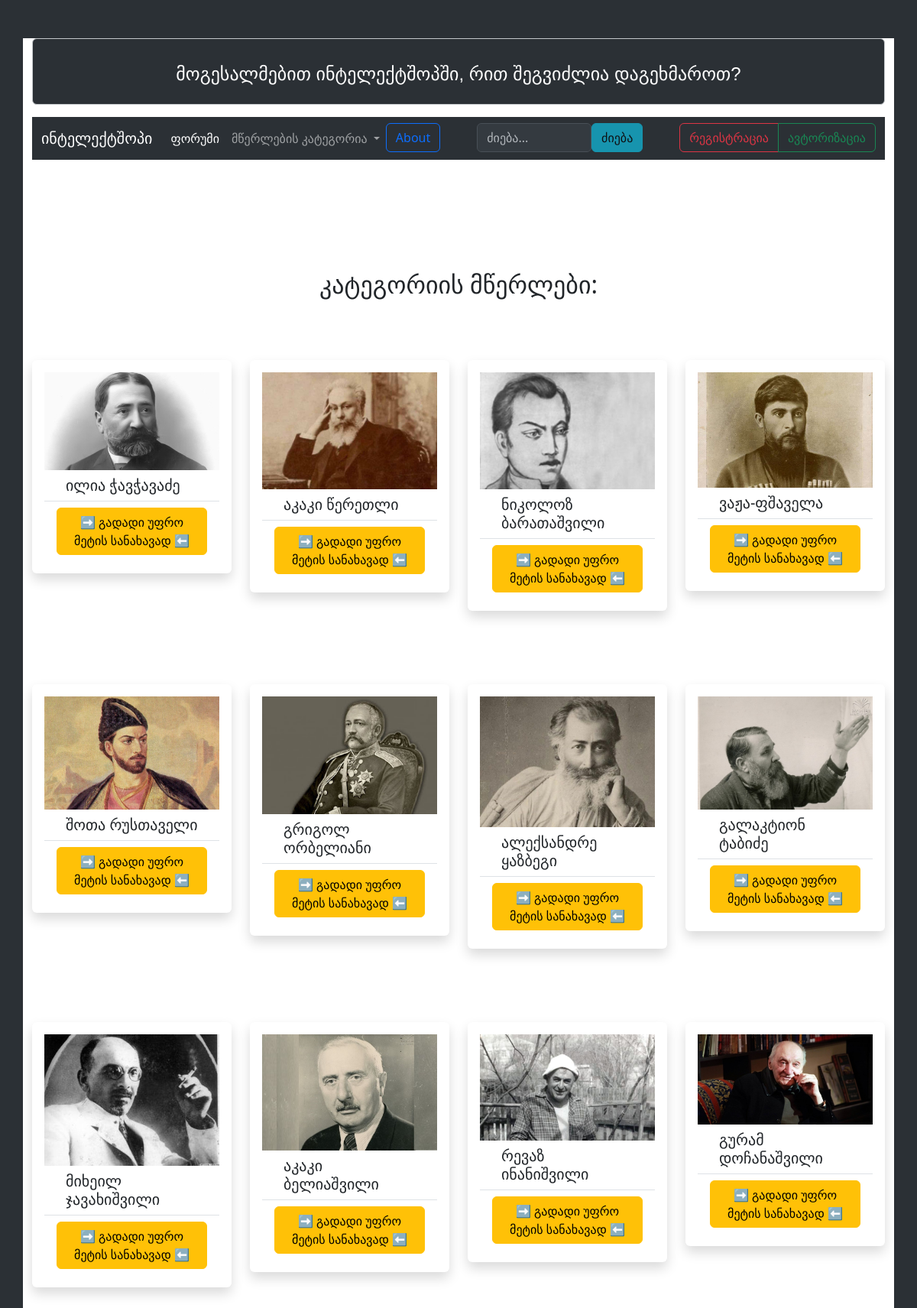
Page /category/1 on the committed database.
### models.py (models this page shows, shortened)
class BaseModel:
    def create(self):
        db.session.add(self)
        db.session.commit()

class Writeri(db.Model, BaseModel):
    id = db.Column(db.Integer, primary_key=True)
    category_id=db.Column(db.Integer, db.ForeignKey("writer_category.id"))
    name = db.Column(db.String)
    img = db.Column(db.String)
    description = db.Column(db.String)
    category=db.relationship("WriterCategory", back_populates="writers")

### routes.py (the view)
@app.route("/category/<int:category_id>")
def category(category_id):
    mwerlebi = Writeri.query.filter(Writeri.category_id == category_id).all()
    return render_template("category.html", writers=mwerlebi)

### templates/category.html (shortened to what this page needs)
{% extends "base.html" %}
{% block siebi %}
  <section id="recommended" class="pt-md-5" style="margin-bottom: 10rem;">
    <h2 class="text-md-center my-5">კატეგორიის მწერლები:</h2>
    <div class="row row-cols-lg-4 row-cols-md-2 gy-3 row-cols-sm-1">
      {% for writer in writers %}
      <div class="col gy-5">
        <div class="shadow p-3 mb-5 bg-body rounded">
              <img src="/static/{{ writer.img }}" class="card-img-top" alt="{{ writer.name }}">
              <div class="card-body">
                <ul class="list-group list-group-flush">
                  <li class="list-group-item"><h5 class="card-title container">{{ writer.name }}</h5></li>
                  <li class="list-group-item"><a href="/mwerali/{{ writer.id }}" class="btn btn-warning">➡️ გადადი უფრო მეტის სანახავად ⬅️</a></li>
                </ul>
              </div>
            </div>
      </div>
      {% endfor %}
    </div>
  </section>
{% endblock %}

### static/main.css (style rules this page uses)
html, body { align-self: center; background: #2b3035; }
.col { transition: all 0.75s; margin-top: 1rem; }

### rows in the picture
Writeri: img (picture), name "ილია ჭავჭავაძე"
Writeri: img (picture), name "აკაკი წერეთლი"
Writeri: img (picture), name "ნიკოლოზ ბარათაშვილი"
Writeri: img (picture), name "ვაჟა-ფშაველა"
Writeri: img (picture), name "შოთა რუსთაველი"
Writeri: img (picture), name "გრიგოლ ორბელიანი"
Writeri: img (placeholder picture), name "ალექსანდრე ყაზბეგი"
Writeri: img (picture), name "გალაკტიონ ტაბიძე"
Writeri: img (picture), name "მიხეილ ჯავახიშვილი"
Writeri: img (picture), name "აკაკი ბელიაშვილი"
Writeri: img (picture), name "რევაზ ინანიშვილი"
Writeri: img (picture), name "გურამ დოჩანაშვილი"
